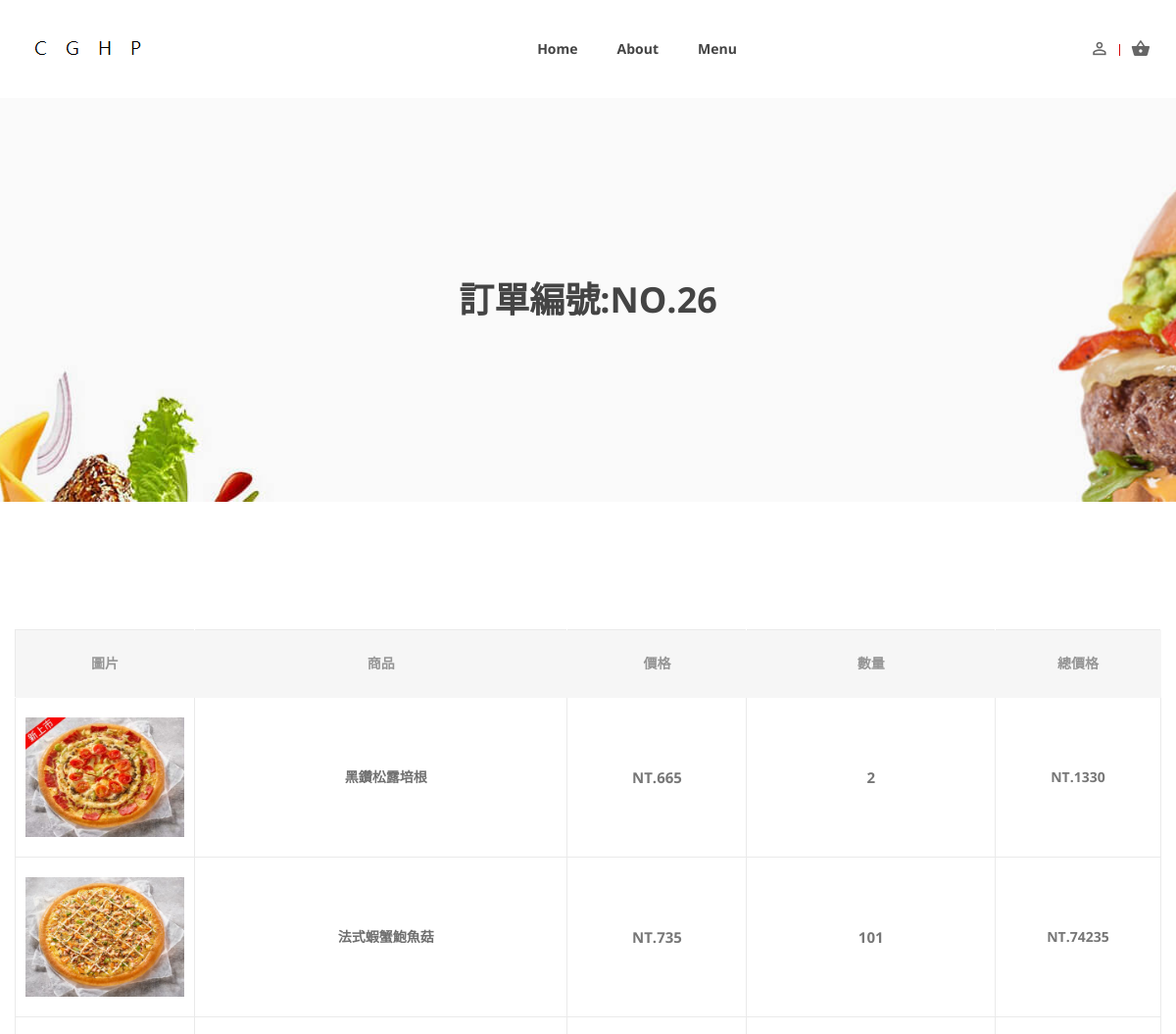
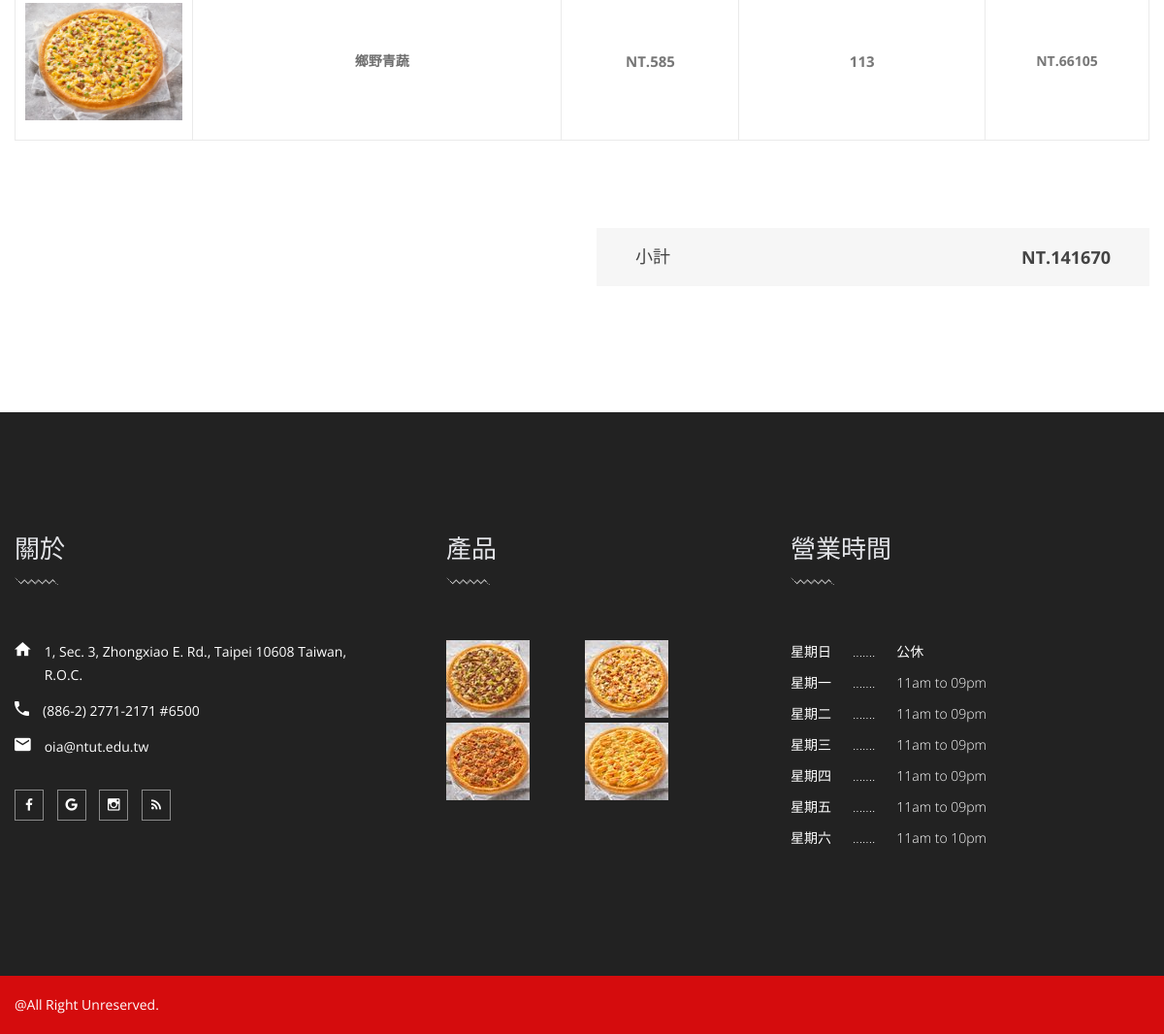
Page /order/orderDetail/26/ on the committed database (2 pictures, top to bottom).
### SOS/models.py (models this page shows, shortened)
class Order(models.Model):
    order_no = models.AutoField(
        verbose_name='訂單編號', null=False, primary_key=True)
    member_id = models.ForeignKey(
        Member, verbose_name='會員編號', on_delete=models.CASCADE, null=False) # 哪一個 會員 產生的訂單
    ordered_date = models.DateTimeField(
        verbose_name='訂單產生時間', auto_now_add=True, null=False)
    updated = models.DateTimeField(auto_now=True)
    paid = models.BooleanField(default=False) # 若為 true 代表 尚未出貨
    shipped_date = models.DateTimeField(
        verbose_name='實際出貨時間', default=timezone.now)
    isFreeShipping = models.BooleanField(default=False, verbose_name='是否免運', editable=False)
    discountRate = models.DecimalField(
        max_digits=3, decimal_places=2, default=1, null=False, verbose_name='折扣',editable=False)
    class Meta:
        ordering = ['-ordered_date',]
    def get_total_cost(self):
        return sum(item.get_cost() for item in self.items.all())

class OrderItem(models.Model):
    order = models.ForeignKey(Order, related_name='items', on_delete=models.CASCADE)
    pizza = models.ForeignKey(Pizza, related_name='order_items', on_delete=models.CASCADE)
    price = models.DecimalField(max_digits=10, decimal_places=0)
    quantity = models.PositiveIntegerField(default=1)
    def get_cost(self):
        return self.price * self.quantity

### PSMS/models.py (models this page shows, shortened)
class Pizza(models.Model):
    pizza_no = models.AutoField(
        verbose_name='披薩編號', primary_key=True, null=False)
    slug = models.SlugField(max_length=128,default='0')
    name = models.CharField(
        verbose_name='披薩名稱', max_length=20, null=False)
    element = models.TextField(
        verbose_name='披薩餡料', null=True)
    description = models.TextField(
        verbose_name='披薩描述', max_length=50)
    price = models.PositiveIntegerField(
        verbose_name='披薩價格', null=False)
    size = models.CharField(
        verbose_name='披薩尺寸', max_length=2, null=False)
    cost = models.PositiveIntegerField(
        verbose_name='披薩成本', null=False)
    in_stock = models.PositiveIntegerField(
        verbose_name='披薩庫存量', null=False)
    sales_volume = models.PositiveIntegerField(
        verbose_name='披薩銷售量', null=False, default=0)
    click_count = models.PositiveIntegerField(
        verbose_name='披薩點擊量', null=False, default=0)
    kind_chose = (
        ('Beef', '牛肉'),
        ('Chicken', '雞肉'),
        ('Mix', '混合'),
        ('Pork', '豬肉'),
        ('Seafood', '海鮮'),
        ('Vegetable', '蔬菜')
    )
    kind = models.CharField(
        verbose_name='種類', choices=kind_chose, max_length=10, null=True)
    stars = models.DecimalField(
        verbose_name='披薩評分', max_digits=1, decimal_places=0, null=False,
        validators=[MinValueValidator(1, '最低1分'), MaxValueValidator(5, '最多5分')])
    pic = models.ImageField(upload_to='pizza-imgae/', null=True)
    available = models.BooleanField(verbose_name='上架',default=False)
    def get_absolute_url(self):
        return reverse('detail', args=[self.pizza_no])

### SOS/views.py (the view, shortened to what this page needs)
# urls.py: path('orderDetail/<int:order_no>/', order_detail, name='order_detail')
def order_detail(request,order_no):
    order = Order.objects.get(order_no=order_no)
    orderitem = OrderItem.objects.filter(order=order)
    return render(request,'order_detail.html',locals())

### SCS/context_processors.py (called while the page is built)
def cart(request):
    return {'cart': Cart(request)}

### templates/order_detail.html (shortened to what this page needs)
{% extends 'base.html' %}
{% load static %}
{% load starsCount %}
{% block content %}
<div class="ht__bradcaump__area bg-image--18">
    <div class="ht__bradcaump__wrap d-flex align-items-center">
        <div class="container">
            <div class="row">
                <div class="col-lg-12 col-md-12 col-sm-12">
                    <div class="bradcaump__inner text-center">
                        <h2 class="bradcaump-title">訂單編號:NO.{{order.order_no}}</h2>
                    </div>
                </div>
            </div>
        </div>
    </div>
</div>
<div class="cart-main-area section-padding--lg bg--white">
    <div class="container">
        <div class="row">
            <div class="col-md-12 col-sm-12 ol-lg-12">
                <div class="table-content table-responsive">
                    <table class='cart'>
                        <thead>
                            <tr class="title-top">
                                <th class="product-thumbnail">圖片</th>
                                <th class="product-name">商品</th>
                                <th class="product-price">價格</th>
                                <th class="product-quantity">數量</th>
                                <th class="product-subtotal">總價格</th>
                            </tr>
                        </thead>
                        <tbody>
                            {% for item in orderitem %}
                            {% with pizza=item.pizza %}
                            <tr>
                                <td class="product-thumbnail">
                                    <a href="{{pizza.get_absolute_url}}">
                                        <img src="{{pizza.pic.url}}" alt="product img">
                                    </a>
                                </td>
                                <td class="product-name"><a href="{{pizza.get_absolute_url}}">{{ pizza.name }}</a></td>
                                <td class="product-price"><span class="amount">NT.{{ pizza.price }}</span></td>
                                <td class="product-quantity">{{ item.quantity }}</td>
                                <td class="product-subtotal">NT.{{ item.get_cost }}</td>
                            </tr>
                            {% endwith %}
                            {% endfor%}
                        </tbody>
                    </table>
                </div>
            </div>
        </div>
        <div class="row">
            <div class="col-lg-6 offset-lg-6">
                <div class="cartbox__total__area">
                    <div class="cartbox-total d-flex justify-content-between">
                        <ul class="cart__total__list">
                            <li>小計</li>
                        </ul>
                        <ul class="cart__total__tk">
                            <li>NT.{{ order.get_total_cost }}</li>
                        </ul>
                    </div>
                </div>
            </div>
        </div>
    </div>
</div>
</div>
{% endblock %}

### rows in the picture
Order: order_no "26", get_total_cost "141670"
OrderItem: pizza.pic (picture), pizza.name "黑鑽松露培根", pizza.price "665", quantity "2", get_cost "1330"
OrderItem: pizza.pic (picture), pizza.name "法式蝦蟹鮑魚菇", pizza.price "735", quantity "101", get_cost "74235"
OrderItem: pizza.pic (picture), pizza.name "鄉野青蔬", pizza.price "585", quantity "113", get_cost "66105"
